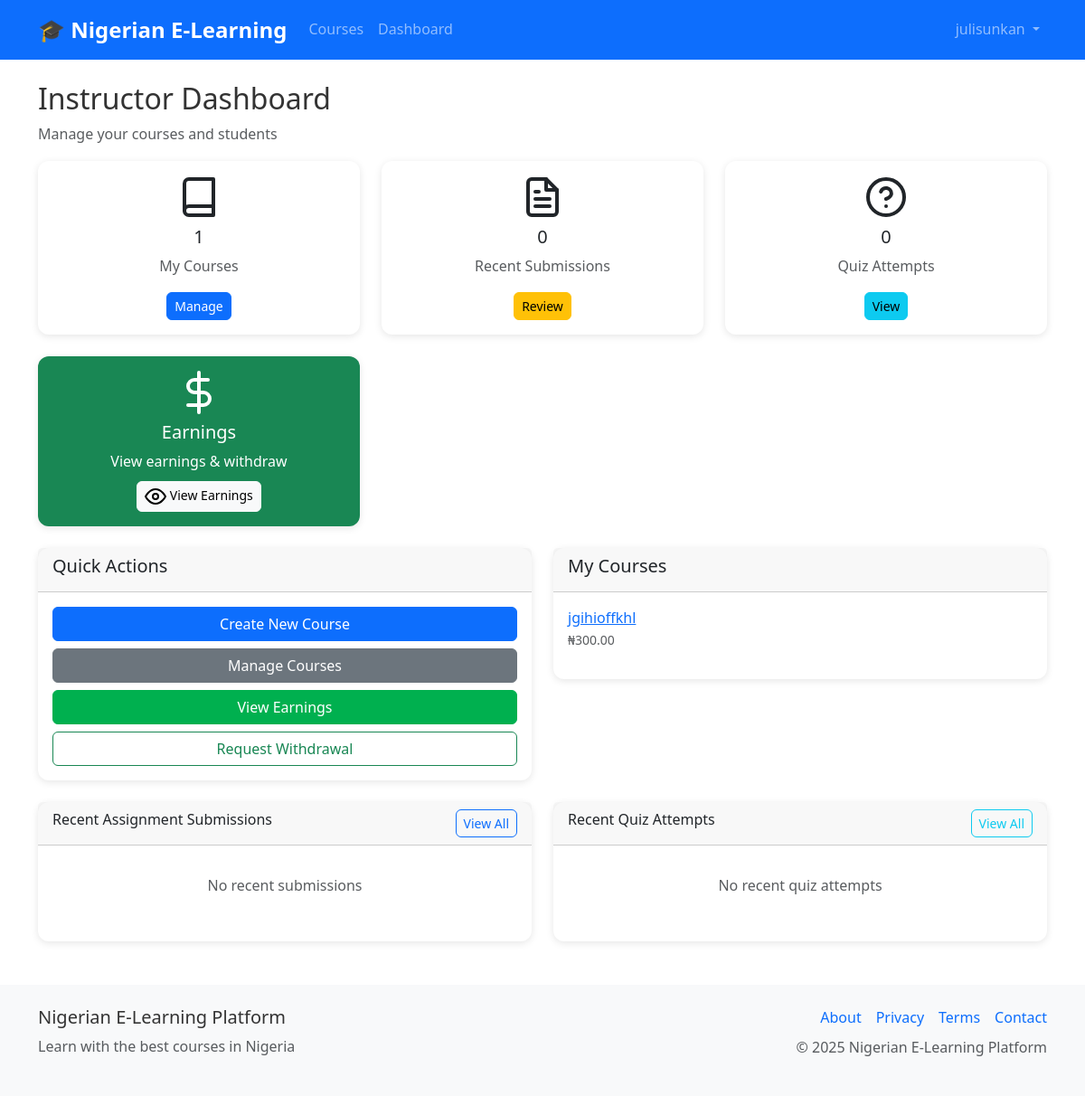
/dashboard (signed in), run on an earlier commit of the app's database.
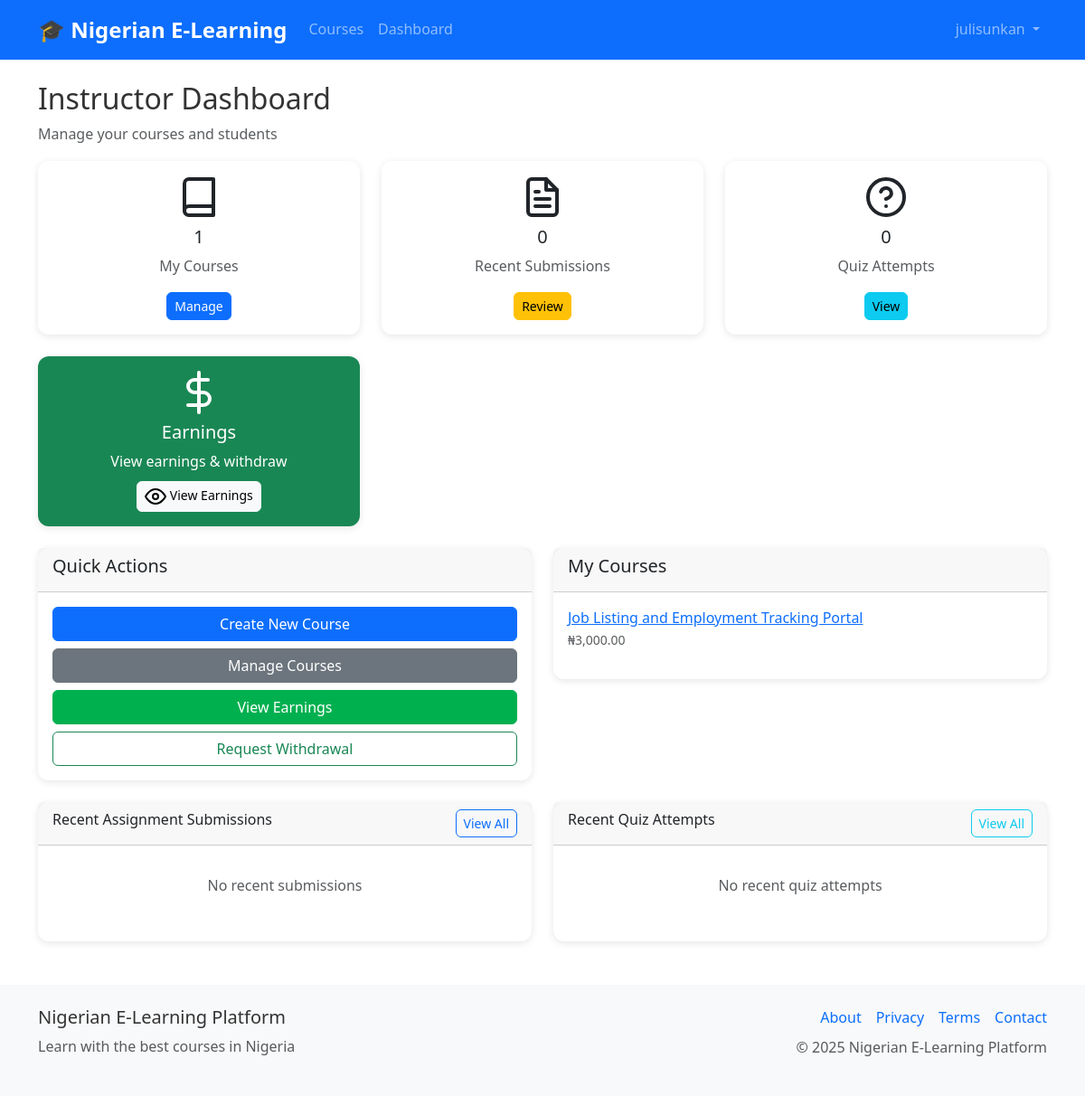
And on a later commit of the database.
### models.py (models this page shows, shortened)
class Course(db.Model):
    id = db.Column(db.Integer, primary_key=True)
    title = db.Column(db.String(200), nullable=False)
    description = db.Column(db.Text)
    price = db.Column(db.Float, nullable=False, default=0.0)
    instructor_id = db.Column(db.Integer, db.ForeignKey('user.id'), nullable=False)
    is_active = db.Column(db.Boolean, default=True)
    approval_status = db.Column(db.String(20), default='pending')  # pending, approved, rejected
    approved_by = db.Column(db.Integer, db.ForeignKey('user.id'))  # admin who approved
    approved_at = db.Column(db.DateTime)
    rejection_reason = db.Column(db.Text)
    min_credits_for_certificate = db.Column(db.Integer, default=70)  # Minimum credits needed for certificate
    total_available_credits = db.Column(db.Integer, default=100)     # Total credits available in course
    created_at = db.Column(db.DateTime, default=datetime.utcnow)
    updated_at = db.Column(db.DateTime, default=datetime.utcnow, onupdate=datetime.utcnow)
    lessons = db.relationship('Lesson', backref='course', lazy='dynamic', cascade='all, delete-orphan')
    enrollments = db.relationship('Enrollment', backref='course', lazy='dynamic', cascade='all, delete-orphan')
    quizzes = db.relationship('Quiz', backref='course', lazy='dynamic', cascade='all, delete-orphan')
    assignments = db.relationship('Assignment', backref='course', lazy='dynamic', cascade='all, delete-orphan')
    course_credits = db.relationship('CourseCredit', backref='course', lazy='dynamic', cascade='all, delete-orphan')
    course_vouchers = db.relationship('Voucher', foreign_keys='Voucher.course_id', backref='course', lazy='dynamic', cascade='all, delete-orphan')

### routes.py (the view)
@app.route('/dashboard')
@login_required
def dashboard():
    if current_user.role == 'admin':
        vouchers = Voucher.query.order_by(Voucher.created_at.desc()).all()
        users = User.query.all()
        return render_template('dashboard/admin.html', vouchers=vouchers, User=User)
    elif current_user.role in ['instructor', 'tutor']:
        instructor_courses = Course.query.filter_by(instructor_id=current_user.id).all()
        recent_submissions = AssignmentSubmission.query.join(Assignment).join(Course).filter(
            Course.instructor_id == current_user.id
        ).order_by(AssignmentSubmission.submitted_at.desc()).limit(10).all()
        recent_quiz_attempts = QuizAttempt.query.join(Quiz).join(Course).filter(
            Course.instructor_id == current_user.id
        ).order_by(QuizAttempt.completed_at.desc()).limit(10).all()
        return render_template('dashboard/instructor.html',
                             courses=instructor_courses,
                             recent_submissions=recent_submissions,
                             recent_quiz_attempts=recent_quiz_attempts)
    else:
        return render_template('dashboard/student.html')

### app.py (called while the page is built)
@login_manager.user_loader
def load_user(user_id):
    from models import User
    return User.query.get(int(user_id))

### routes.py (called while the page is built)
@app.context_processor
def inject_settings():
    settings = SystemSettings.query.first()
    return dict(settings=settings)

### templates/dashboard/instructor.html (shortened to what the changed rows need)
{% extends "base.html" %}
{% block content %}
<div class="row">
    <div class="col-12">
        <h2>Instructor Dashboard</h2>
    </div>
</div>
<div class="row">
    <div class="col-md-6">
        <div class="card">
            <div class="card-body">
                {% if courses %}
                <ul class="list-unstyled">
                    {% for course in courses[:5] %}
                    <li class="mb-2">
                        <a href="{{ url_for('course_detail', course_id=course.id) }}">{{ course.title }}</a>
                        <small class="text-muted d-block">₦{{ "{:,.2f}".format(course.price) }}</small>
                    </li>
                    {% endfor %}
                </ul>
                {% else %}
                <p class="text-muted">You haven't created any courses yet.</p>
                <a href="{{ url_for('create_course') }}" class="btn btn-primary btn-sm">Create Your First Course</a>
                {% endif %}
            </div>
        </div>
    </div>
</div>
{% endblock %}

What changed in the data, as far as the page shows it:
removed Course: title "jgihioffkhl", price "300.00"
added Course: title "Job Listing and Employment Tracking Portal", price "3,000.00"
